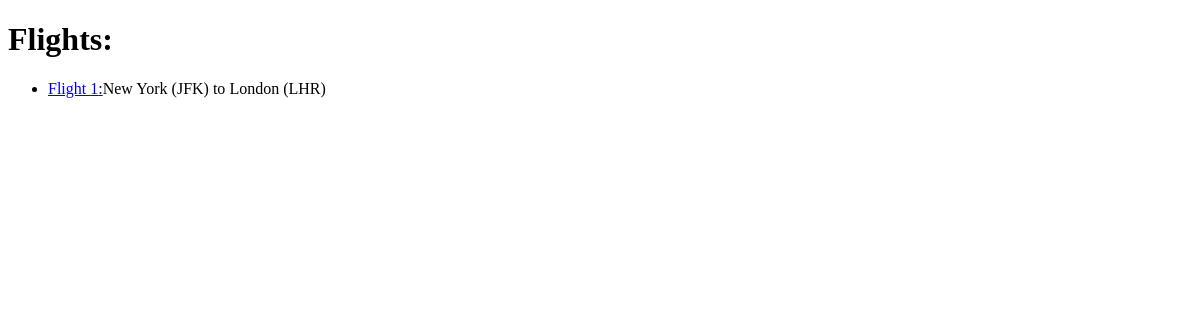
The app's page /flights/, older data.
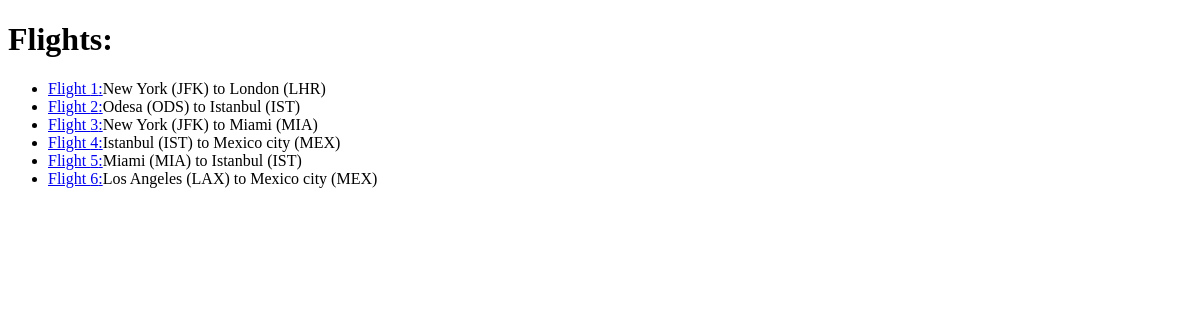
The same page, newer data.
### flights/models.py (models this page shows, shortened)
class Flight(models.Model):
  origin = models.ForeignKey(Airport, on_delete=models.CASCADE, related_name="departures")
  destination = models.ForeignKey(Airport, on_delete=models.CASCADE, related_name="arrivals")
  duration=models.IntegerField()

class Airport(models.Model):
  code = models.CharField(max_length=3)
  city = models.CharField(max_length=64)
  def __str__(self):
    return f"{self.city} ({self.code})"

### flights/views.py (the view)
# urls.py: path("", views.index, name="index"),
def index(request):
  return render(request, "flights/index.html", {
    "flights": Flight.objects.all()
  })

### flights/templates/flights/index.html
{% extends "flights/layout.html" %}
{% block body %}
    <h1>Flights: </h1>
    <ul>
      {% for flight in flights %}
        <li><a href="{% url 'flight' flight.id %}">Flight {{ flight.id }}:</a>{{ flight.origin }} to {{ flight.destination }}</li>
      {% endfor %}
    </ul>
{% endblock %}

### flights/templates/flights/layout.html (shortened to what this page needs)
<!DOCTYPE html>
<html lang="en">
  <head>
  </head>
  <body>
    {% block body %}
    {% endblock %}
  </body>
</html>

Row changes from the older to the newer data that the page shows:
added Flight: id "2", origin "Odesa (ODS)", destination "Istanbul (IST)"
added Flight: id "3", origin "New York (JFK)", destination "Miami (MIA)"
added Flight: id "4", origin "Istanbul (IST)", destination "Mexico city (MEX)"
added Flight: id "5", origin "Miami (MIA)", destination "Istanbul (IST)"
added Flight: id "6", origin "Los Angeles (LAX)", destination "Mexico city (MEX)"
